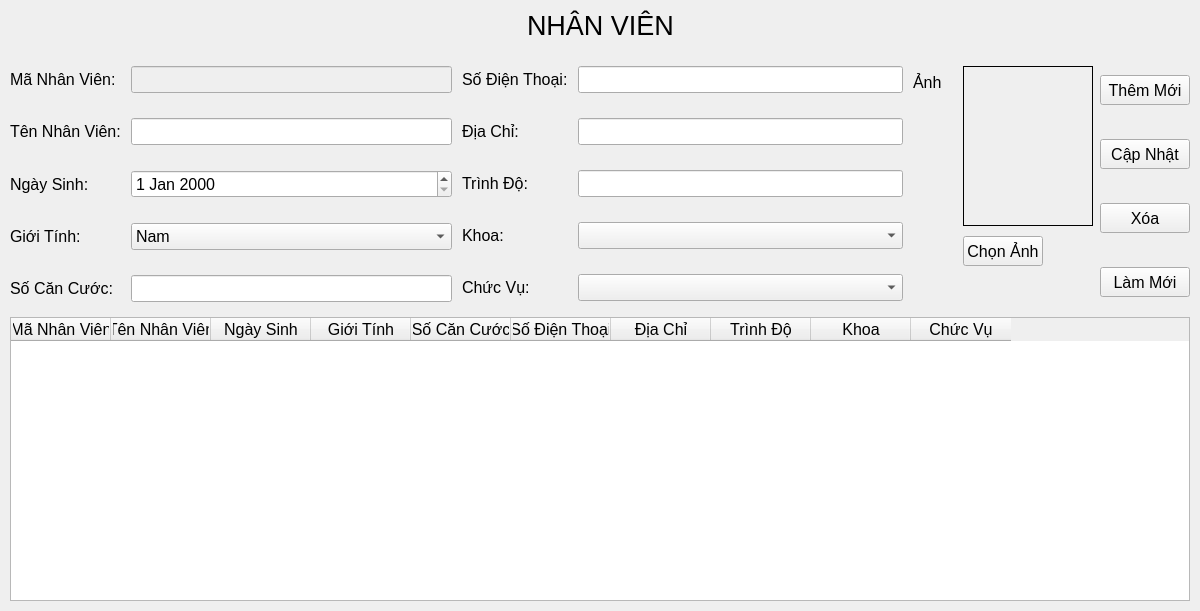
<?xml version="1.0" encoding="UTF-8"?>
<ui version="4.0">
 <class>Employee</class>
 <widget class="QFrame" name="Employee">
  <property name="geometry">
   <rect>
    <x>0</x>
    <y>0</y>
    <width>1200</width>
    <height>611</height>
   </rect>
  </property>
  <property name="windowTitle">
   <string>Frame</string>
  </property>
  <layout class="QVBoxLayout" name="verticalLayout_2" stretch="0,2,3">
   <property name="spacing">
    <number>10</number>
   </property>
   <property name="leftMargin">
    <number>10</number>
   </property>
   <property name="topMargin">
    <number>10</number>
   </property>
   <property name="rightMargin">
    <number>10</number>
   </property>
   <property name="bottomMargin">
    <number>10</number>
   </property>
   <item>
    <layout class="QHBoxLayout" name="horizontalLayout">
     <item>
      <spacer name="horizontalSpacer">
       <property name="orientation">
        <enum>Qt::Horizontal</enum>
       </property>
       <property name="sizeHint" stdset="0">
        <size>
         <width>40</width>
         <height>20</height>
        </size>
       </property>
      </spacer>
     </item>
     <item>
      <widget class="QLabel" name="label">
       <property name="font">
        <font>
         <pointsize>20</pointsize>
        </font>
       </property>
       <property name="text">
        <string>NHÂN VIÊN</string>
       </property>
      </widget>
     </item>
     <item>
      <spacer name="horizontalSpacer_2">
       <property name="orientation">
        <enum>Qt::Horizontal</enum>
       </property>
       <property name="sizeHint" stdset="0">
        <size>
         <width>40</width>
         <height>20</height>
        </size>
       </property>
      </spacer>
     </item>
    </layout>
   </item>
   <item>
    <layout class="QHBoxLayout" name="horizontalLayout_2" stretch="5,5,2,0">
     <item>
      <layout class="QFormLayout" name="formLayout">
       <property name="verticalSpacing">
        <number>25</number>
       </property>
       <property name="topMargin">
        <number>15</number>
       </property>
       <property name="bottomMargin">
        <number>5</number>
       </property>
       <item row="0" column="0">
        <widget class="QLabel" name="label_2">
         <property name="font">
          <font>
           <pointsize>12</pointsize>
          </font>
         </property>
         <property name="text">
          <string>Mã Nhân Viên:</string>
         </property>
        </widget>
       </item>
       <item row="0" column="1">
        <widget class="QLineEdit" name="txtIDEmployee">
         <property name="enabled">
          <bool>false</bool>
         </property>
         <property name="font">
          <font>
           <pointsize>12</pointsize>
          </font>
         </property>
        </widget>
       </item>
       <item row="1" column="0">
        <widget class="QLabel" name="label_3">
         <property name="font">
          <font>
           <pointsize>12</pointsize>
          </font>
         </property>
         <property name="text">
          <string>Tên Nhân Viên:</string>
         </property>
        </widget>
       </item>
       <item row="1" column="1">
        <widget class="QLineEdit" name="txtFullName">
         <property name="font">
          <font>
           <pointsize>12</pointsize>
          </font>
         </property>
        </widget>
       </item>
       <item row="2" column="0">
        <widget class="QLabel" name="label_4">
         <property name="font">
          <font>
           <pointsize>12</pointsize>
          </font>
         </property>
         <property name="text">
          <string>Ngày Sinh:</string>
         </property>
        </widget>
       </item>
       <item row="2" column="1">
        <widget class="QDateEdit" name="deDateOfBirth">
         <property name="font">
          <font>
           <pointsize>12</pointsize>
          </font>
         </property>
        </widget>
       </item>
       <item row="3" column="0">
        <widget class="QLabel" name="label_5">
         <property name="font">
          <font>
           <pointsize>12</pointsize>
          </font>
         </property>
         <property name="text">
          <string>Giới Tính:</string>
         </property>
        </widget>
       </item>
       <item row="3" column="1">
        <widget class="QComboBox" name="comboGender">
         <property name="font">
          <font>
           <pointsize>12</pointsize>
          </font>
         </property>
         <item>
          <property name="text">
           <string>Nam</string>
          </property>
         </item>
         <item>
          <property name="text">
           <string>Nữ</string>
          </property>
         </item>
        </widget>
       </item>
       <item row="4" column="0">
        <widget class="QLabel" name="label_6">
         <property name="font">
          <font>
           <pointsize>12</pointsize>
          </font>
         </property>
         <property name="text">
          <string>Số Căn Cước:</string>
         </property>
        </widget>
       </item>
       <item row="4" column="1">
        <widget class="QLineEdit" name="txtCitizenID">
         <property name="font">
          <font>
           <pointsize>12</pointsize>
          </font>
         </property>
        </widget>
       </item>
      </layout>
     </item>
     <item>
      <layout class="QFormLayout" name="formLayout_3">
       <property name="verticalSpacing">
        <number>25</number>
       </property>
       <property name="topMargin">
        <number>15</number>
       </property>
       <property name="bottomMargin">
        <number>5</number>
       </property>
       <item row="0" column="0">
        <widget class="QLabel" name="label_9">
         <property name="font">
          <font>
           <pointsize>12</pointsize>
          </font>
         </property>
         <property name="text">
          <string>Số Điện Thoại:</string>
         </property>
        </widget>
       </item>
       <item row="0" column="1">
        <widget class="QLineEdit" name="txtNumberPhone">
         <property name="font">
          <font>
           <pointsize>12</pointsize>
          </font>
         </property>
        </widget>
       </item>
       <item row="1" column="0">
        <widget class="QLabel" name="label_13">
         <property name="font">
          <font>
           <pointsize>12</pointsize>
          </font>
         </property>
         <property name="text">
          <string>Địa Chỉ:</string>
         </property>
        </widget>
       </item>
       <item row="1" column="1">
        <widget class="QLineEdit" name="txtAddress">
         <property name="font">
          <font>
           <pointsize>12</pointsize>
          </font>
         </property>
        </widget>
       </item>
       <item row="2" column="0">
        <widget class="QLabel" name="label_10">
         <property name="font">
          <font>
           <pointsize>12</pointsize>
          </font>
         </property>
         <property name="text">
          <string>Trình Độ:</string>
         </property>
        </widget>
       </item>
       <item row="2" column="1">
        <widget class="QLineEdit" name="txtDegree">
         <property name="font">
          <font>
           <pointsize>12</pointsize>
          </font>
         </property>
        </widget>
       </item>
       <item row="3" column="0">
        <widget class="QLabel" name="label_11">
         <property name="font">
          <font>
           <pointsize>12</pointsize>
          </font>
         </property>
         <property name="text">
          <string>Khoa:</string>
         </property>
        </widget>
       </item>
       <item row="3" column="1">
        <widget class="QComboBox" name="comboFaculty">
         <property name="font">
          <font>
           <pointsize>12</pointsize>
          </font>
         </property>
        </widget>
       </item>
       <item row="4" column="0">
        <widget class="QLabel" name="label_12">
         <property name="font">
          <font>
           <pointsize>12</pointsize>
          </font>
         </property>
         <property name="text">
          <string>Chức Vụ:</string>
         </property>
        </widget>
       </item>
       <item row="4" column="1">
        <widget class="QComboBox" name="comboPosition">
         <property name="font">
          <font>
           <pointsize>12</pointsize>
          </font>
         </property>
        </widget>
       </item>
      </layout>
     </item>
     <item>
      <layout class="QFormLayout" name="formLayout_2">
       <property name="topMargin">
        <number>15</number>
       </property>
       <property name="bottomMargin">
        <number>5</number>
       </property>
       <item row="0" column="1">
        <widget class="QLabel" name="lbImage">
         <property name="minimumSize">
          <size>
           <width>130</width>
           <height>160</height>
          </size>
         </property>
         <property name="maximumSize">
          <size>
           <width>130</width>
           <height>160</height>
          </size>
         </property>
         <property name="frameShape">
          <enum>QFrame::Box</enum>
         </property>
         <property name="text">
          <string/>
         </property>
        </widget>
       </item>
       <item row="1" column="0">
        <spacer name="horizontalSpacer_3">
         <property name="orientation">
          <enum>Qt::Horizontal</enum>
         </property>
         <property name="sizeHint" stdset="0">
          <size>
           <width>40</width>
           <height>20</height>
          </size>
         </property>
        </spacer>
       </item>
       <item row="1" column="1">
        <widget class="QPushButton" name="btChooseImage">
         <property name="minimumSize">
          <size>
           <width>80</width>
           <height>30</height>
          </size>
         </property>
         <property name="maximumSize">
          <size>
           <width>80</width>
           <height>30</height>
          </size>
         </property>
         <property name="font">
          <font>
           <pointsize>12</pointsize>
          </font>
         </property>
         <property name="cursor">
          <cursorShape>PointingHandCursor</cursorShape>
         </property>
         <property name="text">
          <string>Chọn Ảnh</string>
         </property>
        </widget>
       </item>
       <item row="0" column="0">
        <widget class="QLabel" name="label_8">
         <property name="font">
          <font>
           <pointsize>12</pointsize>
          </font>
         </property>
         <property name="text">
          <string>Ảnh</string>
         </property>
        </widget>
       </item>
      </layout>
     </item>
     <item>
      <layout class="QVBoxLayout" name="verticalLayout">
       <property name="spacing">
        <number>25</number>
       </property>
       <property name="leftMargin">
        <number>0</number>
       </property>
       <property name="topMargin">
        <number>15</number>
       </property>
       <item>
        <widget class="QPushButton" name="btAdd">
         <property name="minimumSize">
          <size>
           <width>90</width>
           <height>30</height>
          </size>
         </property>
         <property name="maximumSize">
          <size>
           <width>90</width>
           <height>30</height>
          </size>
         </property>
         <property name="font">
          <font>
           <pointsize>12</pointsize>
          </font>
         </property>
         <property name="cursor">
          <cursorShape>PointingHandCursor</cursorShape>
         </property>
         <property name="text">
          <string>Thêm Mới</string>
         </property>
        </widget>
       </item>
       <item>
        <widget class="QPushButton" name="btUpdate">
         <property name="minimumSize">
          <size>
           <width>90</width>
           <height>30</height>
          </size>
         </property>
         <property name="maximumSize">
          <size>
           <width>90</width>
           <height>30</height>
          </size>
         </property>
         <property name="font">
          <font>
           <pointsize>12</pointsize>
          </font>
         </property>
         <property name="cursor">
          <cursorShape>PointingHandCursor</cursorShape>
         </property>
         <property name="text">
          <string>Cập Nhật</string>
         </property>
        </widget>
       </item>
       <item>
        <widget class="QPushButton" name="btDel">
         <property name="minimumSize">
          <size>
           <width>90</width>
           <height>30</height>
          </size>
         </property>
         <property name="maximumSize">
          <size>
           <width>90</width>
           <height>30</height>
          </size>
         </property>
         <property name="font">
          <font>
           <pointsize>12</pointsize>
          </font>
         </property>
         <property name="cursor">
          <cursorShape>PointingHandCursor</cursorShape>
         </property>
         <property name="text">
          <string>Xóa</string>
         </property>
        </widget>
       </item>
       <item>
        <widget class="QPushButton" name="btRefresh">
         <property name="minimumSize">
          <size>
           <width>90</width>
           <height>30</height>
          </size>
         </property>
         <property name="maximumSize">
          <size>
           <width>90</width>
           <height>30</height>
          </size>
         </property>
         <property name="font">
          <font>
           <pointsize>12</pointsize>
          </font>
         </property>
         <property name="cursor">
          <cursorShape>PointingHandCursor</cursorShape>
         </property>
         <property name="text">
          <string>Làm Mới</string>
         </property>
        </widget>
       </item>
      </layout>
     </item>
    </layout>
   </item>
   <item>
    <widget class="QTableWidget" name="dataTabEmployee">
     <property name="font">
      <font>
       <family>MS Shell Dlg 2</family>
       <pointsize>12</pointsize>
      </font>
     </property>
     <property name="sizeAdjustPolicy">
      <enum>QAbstractScrollArea::AdjustToContentsOnFirstShow</enum>
     </property>
     <column>
      <property name="text">
       <string>Mã Nhân Viên</string>
      </property>
     </column>
     <column>
      <property name="text">
       <string>Tên Nhân Viên</string>
      </property>
     </column>
     <column>
      <property name="text">
       <string>Ngày Sinh</string>
      </property>
     </column>
     <column>
      <property name="text">
       <string>Giới Tính</string>
      </property>
     </column>
     <column>
      <property name="text">
       <string>Số Căn Cước</string>
      </property>
     </column>
     <column>
      <property name="text">
       <string>Số Điện Thoại</string>
      </property>
     </column>
     <column>
      <property name="text">
       <string>Địa Chỉ</string>
      </property>
     </column>
     <column>
      <property name="text">
       <string>Trình Độ</string>
      </property>
     </column>
     <column>
      <property name="text">
       <string>Khoa</string>
      </property>
     </column>
     <column>
      <property name="text">
       <string>Chức Vụ</string>
      </property>
     </column>
    </widget>
   </item>
  </layout>
 </widget>
 <resources/>
 <connections/>
</ui>
